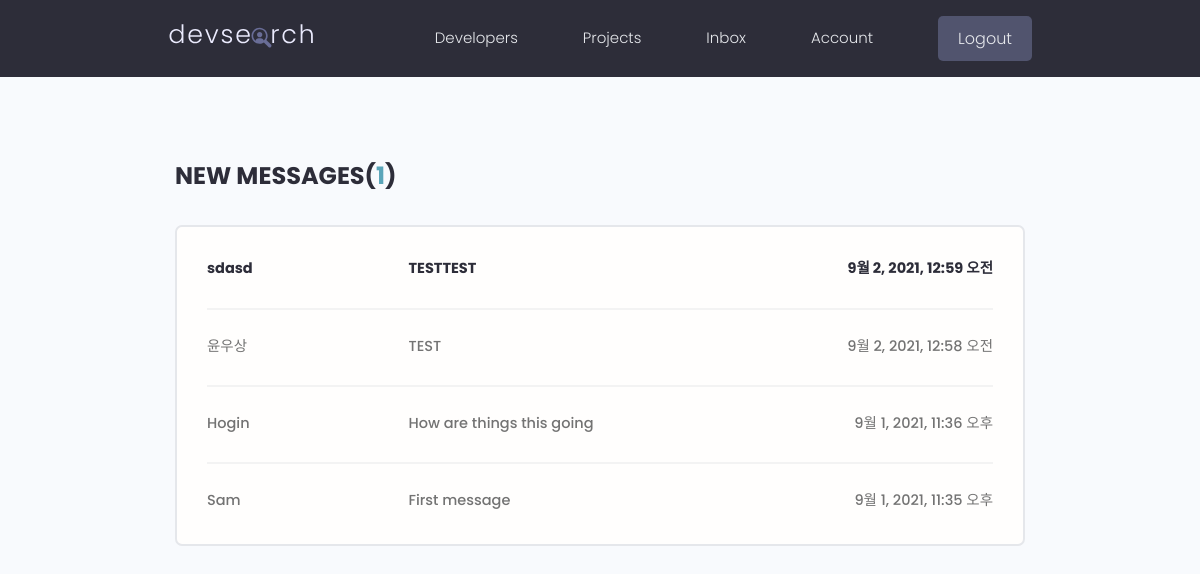
Page /inbox/ (signed in) on the earlier database version.
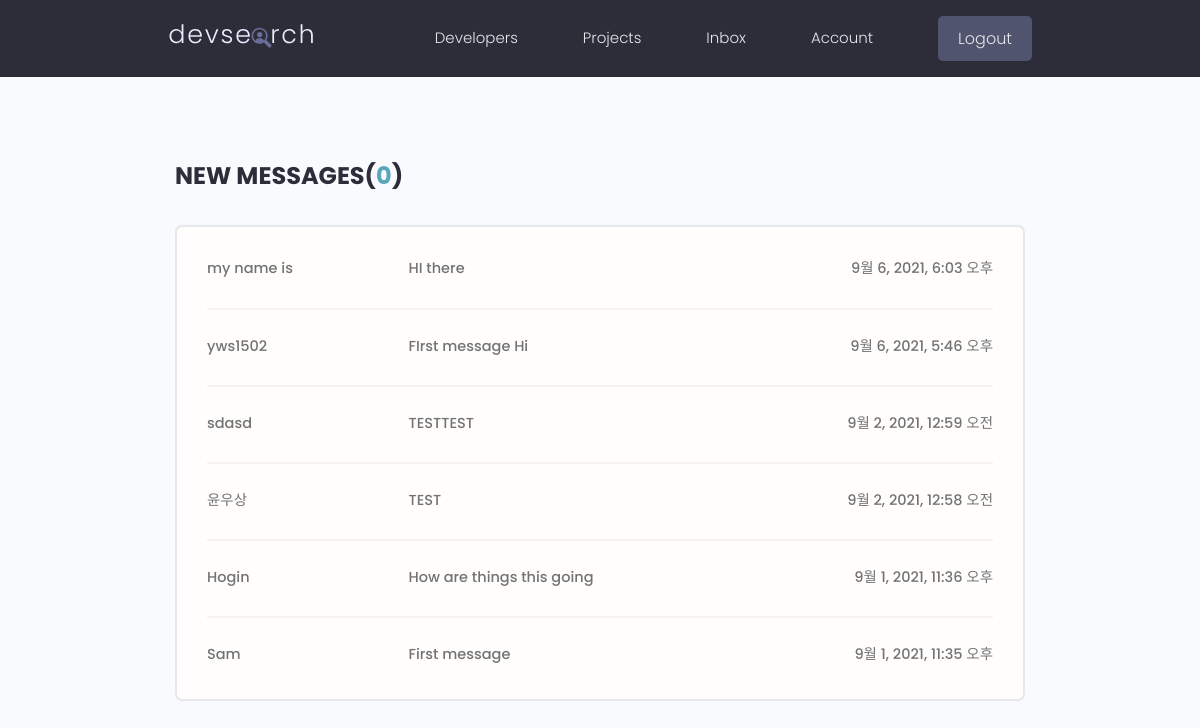
Same page on the later database version.
### users/models.py (models this page shows, shortened)
class Message(models.Model):
    sender = models.ForeignKey(Profile, on_delete=models.SET_NULL, null=True, blank=True)
    recipient = models.ForeignKey(Profile, on_delete=models.SET_NULL, null=True, blank=True, related_name='messages')
    name = models.CharField(max_length=200, null=True, blank=True)
    email = models.EmailField(max_length=200, null=True, blank=True)
    subject = models.CharField(max_length=200, null=True, blank=True)
    body = models.TextField()
    is_read = models.BooleanField(default=False, null=True)
    created = models.DateTimeField(auto_now_add=True)
    id = models.UUIDField(default=uuid4, unique=True, primary_key=True, editable=False)
    class Meta:
        ordering = ['is_read', '-created']

### users/views.py (the view)
# urls.py: path('inbox/', inbox, name='inbox'),
@login_required(login_url='login')
def inbox(request):
    profile = request.user.profile
    message_requests = profile.messages.all()
    unread_count = message_requests.filter(is_read=False).count()
    context = {
        'message_requests' : message_requests,
        'unread_count' : unread_count,
    }
    return render(request, 'users/inbox.html', context)

### users/templates/users/inbox.html
{% extends 'main.html' %}
{% block content %}
  <main class="inbox my-xl">
    <div class="content-box">
      <h3 class="inbox__title">New Messages(<span>{{unread_count}}</span>)</h3>
      <ul class="messages">
        {% for message in message_requests %}
          {% if message.is_read %}
            <li class="message">
          {% else %}
            <li class="message message--unread">
          {% endif %}
            <a href="{% url 'message' pk=message.id %}">
              <span class="message__author">{{message.name}}</span>
              <span class="message__subject">{{message.subject}}</span>
              <span class="message__date">{{message.created}}</span>
            </a>
          </li>
        {% endfor %}
      </ul>
    </div>
  </main>
{% endblock content %}

Differences in the rows shown:
added Message: name "my name is", subject "HI there", created "9월 6, 2021, 6:03 오후"
added Message: name "yws1502", subject "FIrst message Hi", created "9월 6, 2021, 5:46 오후"
changed Message "sdasd": is_read False → True (drawn)
Other differences:
{{ unread_count }}: "1" → "0"
